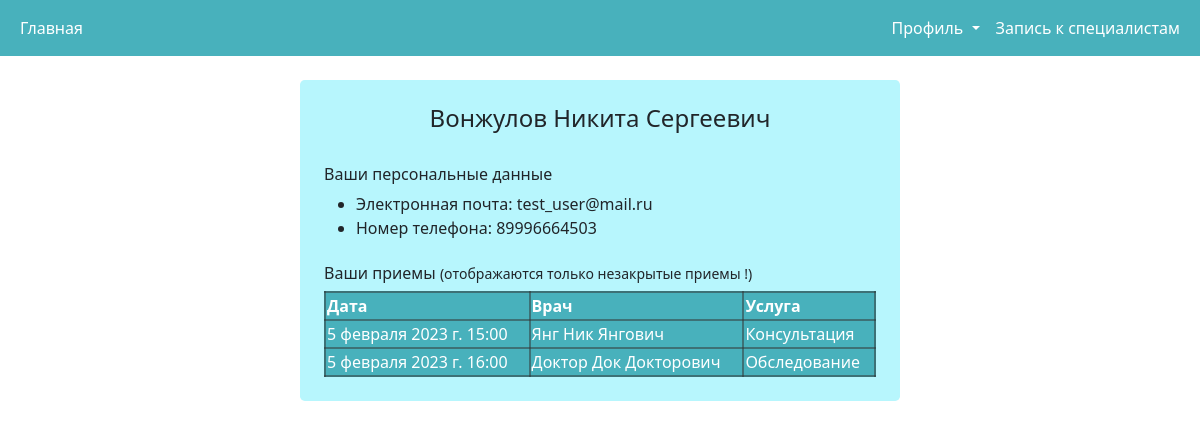
The app's page /profile/ (signed in) with its own data.
### hospapp/models.py (models this page shows, shortened)
class CustomUser(AbstractBaseUser):
    email = models.EmailField(verbose_name='Адрес электронной почты', unique=True, blank=False, null=False)
    name = models.CharField(verbose_name='ФИО', max_length=100, null=True)
    phone_number = models.PositiveIntegerField(verbose_name="Номер телефона", validators=phone_valid, null=True)
    image = models.ImageField(upload_to='hospapp/image/user_image/', verbose_name='Фото', null=True, blank=True)
    is_doctor = models.BooleanField(default=False, verbose_name='Права доктора')
    is_admin = models.BooleanField(default=False, verbose_name='Администратор')
    objects = CustomUserManager()
    USERNAME_FIELD = 'email'
    REQUIRED_FIELDS = ['phone_number']
    class Meta:
        verbose_name = "Пользователь"
        verbose_name_plural = "Пользователи"
        ordering = ['id']

class Receptions(models.Model):
    client = models.ForeignKey('CustomUser', verbose_name='Клиент', on_delete=models.CASCADE)
    doctor = models.ForeignKey('Doctors', verbose_name='Доктор', on_delete=models.CASCADE)
    service = models.ForeignKey('Services', verbose_name='Услуга', on_delete=models.CASCADE)
    is_close = models.BooleanField(verbose_name='Закрыт', default=False)
    date = models.DateTimeField(verbose_name='Дата')
    class Meta:
        verbose_name = 'Прием'
        verbose_name_plural = 'Приемы'
        ordering = ['date']

class Doctors(models.Model):
    user = models.ForeignKey('CustomUser', verbose_name='Пользователь доктора', on_delete=models.CASCADE)
    image = models.ImageField(upload_to='hospapp/image/doctors_photo/', verbose_name='Фото', null=True, blank=True)
    services = models.ManyToManyField('Services', verbose_name='Услуги')
    def __str__(self):
        return str(self.user.name)
    class Meta:
        verbose_name = 'Врач'
        verbose_name_plural = 'Врачи'
        ordering = ['id']

class Services(models.Model):
    title = models.CharField(verbose_name="Название услуги", max_length=100, null=False, blank=False)
    description = models.TextField(verbose_name="Описание", null=True, blank=True)
    cost = models.PositiveIntegerField(verbose_name="Стоимость", validators=[MinValueValidator(500)])
    photo = models.ImageField(upload_to='hospapp/image/service_photo/', verbose_name='Фото', null=True, blank=True)
    def __str__(self):
        return str(self.title)
    class Meta:
        verbose_name = "Услуга"
        verbose_name_plural = "Услуги"
        ordering = ['id']

### hospapp/views.py (the view)
# urls.py: path('profile/', profile, name='profile'),
@login_required(login_url=reverse_lazy('login'))
@user_required(login_url=reverse_lazy('home'))
def profile(request):
    title = "Поликлиника - Профиль"
    if request.user.is_admin:
        return render(request, 'hospapp/profile_admin.html', {'title': title})
    else:
        try:
            recepts = Receptions.objects.filter(client=request.user, is_close=False)
        except:
            recepts = []
        return render(request, 'hospapp/profile.html', {'title': title, 'recepts': recepts})

### hospapp/templates/hospapp/profile.html
{% extends 'hospapp/base.html' %}
{% load static %}
{% block content %}
<link type="text/css" rel="stylesheet" href="{% static 'hospapp/css/profile.css' %}">
    <div class="my-4 p-4 rounded-3 w-50 mx-auto" style="background-color: rgb(183, 246, 253);">
        <h4 align="center" class="pb-4">{{ request.user.name }}</h4>
        <h6>Ваши персональные данные</h6>
        <ul class="pb-2">
            <li>Электронная почта: {{ request.user.email }}</li>
            <li>Номер телефона: {{ request.user.phone_number }}</li>
        </ul>
        <h6>Ваши приемы <small>(отображаются только незакрытые приемы !)</small></h6>
        <table class="text-white mx-auto w-100">
            <thead>
                <tr>
                    <th>Дата</th>
                    <th>Врач</th>
                    <th>Услуга</th>
                </tr>
            </thead>
            <tbody>
                {% for recept in recepts %}
                    <tr>
                        <td>{{ recept.date }}</td>
                        <td>{{ recept.doctor }}</td>
                        <td>{{ recept.service }}</td>
                    </tr>
                {% endfor %}
            </tbody>
        </table>
    </div>
{% endblock %}

### hospapp/static/hospapp/css/profile.css (style rules this page uses)
table, th, td { border: 2px solid rgba(51, 51, 51, 0.5); background-color: rgb(72, 177, 188);; }

### records on screen
CustomUser: user.name "Вонжулов Никита Сергеевич", user.email "test_user@mail.ru", user.phone_number "89996664503"
Receptions: date "5 февраля 2023 г. 15:00", doctor "Янг Ник Янгович", service "Консультация"
Receptions: date "5 февраля 2023 г. 16:00", doctor "Доктор Док Докторович", service "Обследование"
